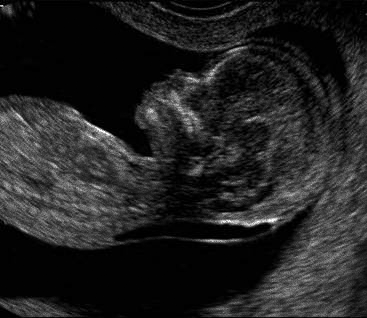
#> input picture obes_2/lab1/image0261+gray+speckle.png, 367 x 318 px
$ python 2_4.py
#> lines starting #> are read from the running program, lines starting #| are printed output that depends on the picture
import PIL
import matplotlib.pyplot as plt
from PIL import ImageFilter

# 2.4
for i in (ImageFilter.BLUR, ImageFilter.CONTOUR,
          ImageFilter.DETAIL, ImageFilter.EDGE_ENHANCE,
          ImageFilter.EDGE_ENHANCE_MORE, ImageFilter.EMBOSS,
          ImageFilter.SMOOTH, ImageFilter.SMOOTH_MORE,
          ImageFilter.SHARPEN):
    img = PIL.Image.open('image0261+gray+speckle.png').convert('L');
#> img is the input picture: PIL image 367x318 L; min 0, max 255, mean 34.3
    img_smooth_more = img.filter(i);
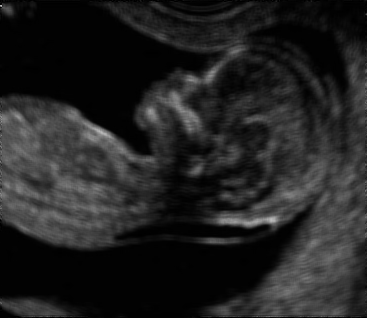
#> img_smooth_more: PIL image 367x318 L; min 0, max 192, mean 34.3
    plt.figure();
    plt.title('Просторова фільтрація. Маска: \n'+str(i));
    plt.imshow(img_smooth_more, cmap = 'gray');
    plt.show();
